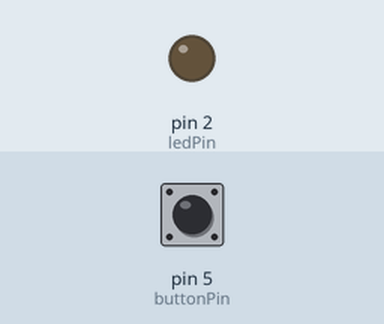
The sketch below on a simulated Arduino Uno, built with avr-gcc and run on an emulated ATmega328P. On the bench: output pins drawn as LEDs (lit = HIGH). The test bench sets the inputs (shaded band); at power-on: pin 5 (buttonPin) LOW.

Above: at 1.2 s.
1.3 s: pin 5 (buttonPin) pulled HIGH for 0.15 s
At 1.37 s:
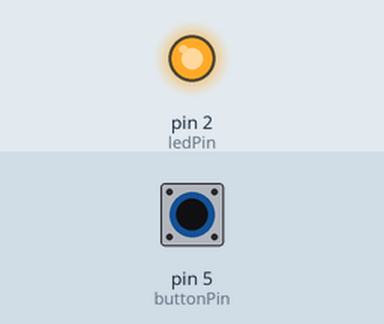
2.9 s: pin 5 (buttonPin) pulled HIGH for 3.2 s
At 7.1 s:
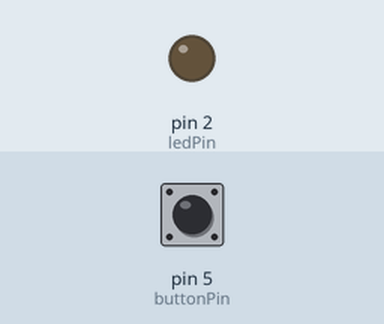
Timing chart, 0 to 8.6 s (numbered marks = the images above; inputs shaded):
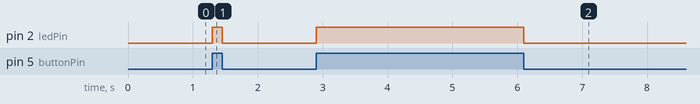

The sketch:

Button.ino
```cpp
/*
  Button

Accende e spenge un led e scrive sulla serial di debug lo stato del pulsante / led

ESERCIZIO: fare in modo che il pulsante resti acceso dopo la prima pressione e si
spenga alla seconda (e cosi' via).

*/

// constants won't change. They're used here to
// set pin numbers:
const int buttonPin = 5;     // the number of the pushbutton pin
const int ledPin =  2;      // the number of the LED pin

// variables will change:
int buttonState = 0;         // variable for reading the pushbutton status

void setup() {
  // initialize the LED pin as an output:
  pinMode(ledPin, OUTPUT);
  // initialize the pushbutton pin as an input:
  pinMode(buttonPin, INPUT);
}

void loop(){
  // read the state of the pushbutton value:
  buttonState = digitalRead(buttonPin);

  // check if the pushbutton is pressed.
  // if it is, the buttonState is HIGH:
  if (buttonState == HIGH) {
    // turn LED on:
    digitalWrite(ledPin, HIGH);
  }
  else {
    // turn LED off:
    digitalWrite(ledPin, LOW);
  }
}
```

Measured:
- after the input at 1.3 s, pin 2 (ledPin): LOW → HIGH at once, → LOW 0.15 s later
- after the input at 2.9 s, pin 2 (ledPin): LOW → HIGH at once, → LOW 3.2 s later
